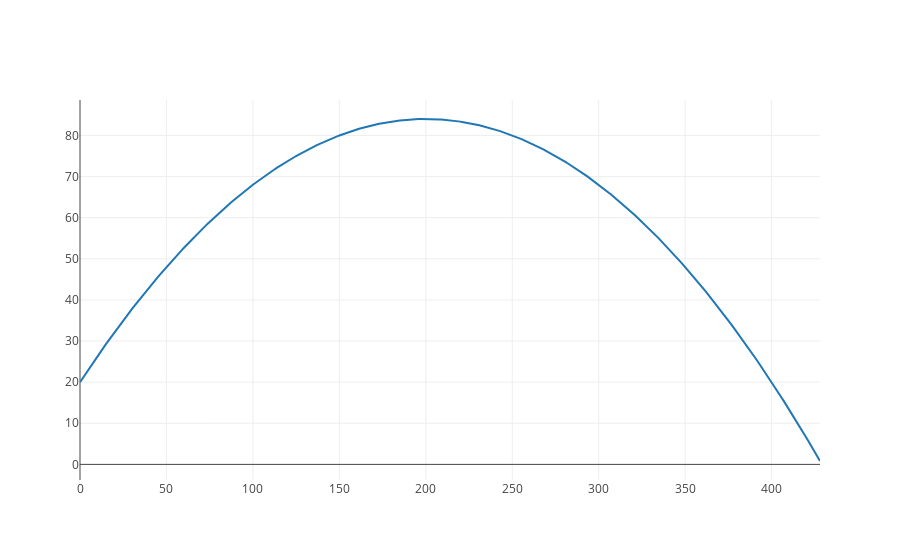

Notebook source saved alongside this figure:
### Code cell
# Graphing
x = lambda t: 100*t
y = lambda t: -16*t**2 +64*t+20
times = [t/100 for t in range(429)]
iplot([{"x":[x(t) for t in times], "y":[y(t) for t in times]}])

### Figure 1 — Plotly figure (JSON) as saved in the notebook; plotly's stock layout.template omitted (floating-point values rounded to 4 significant figures; data arrays with more than 128 entries replaced by an {"elided": "..."} marker saying what was removed)
{"data": [{"x": {"elided": "429 float values"}, "y": {"elided": "429 float values"}}], "layout": {}}
